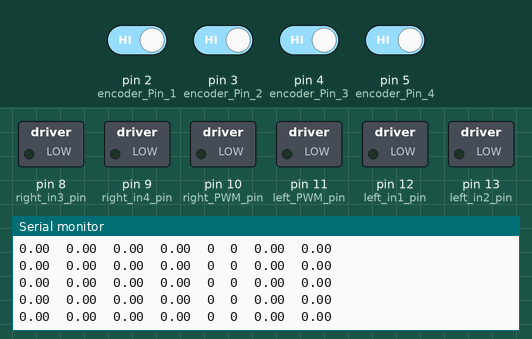
Bench run of a sketch on a simulated Arduino Uno, built with avr-gcc and run on an emulated ATmega328P. Parts: switched loads named in the sketch (green lamp = pin HIGH), the last lines printed to the serial monitor. The test bench sets the inputs (shaded band); at power-on: pin 2 (encoder_Pin_1), pin 3 (encoder_Pin_2), pin 4 (encoder_Pin_3), pin 5 (encoder_Pin_4) HIGH.

Above: at 1.2 s.
1.3 s: pin 3 (encoder_Pin_2) driven LOW
At 1.44 s:
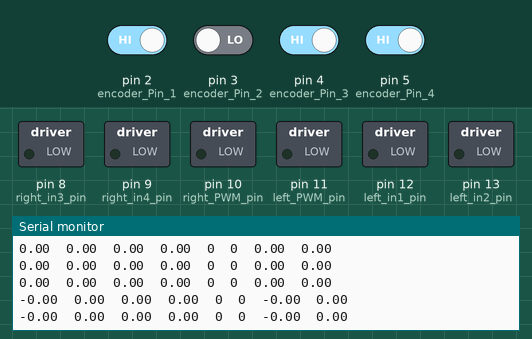
4.3 s: pin 5 (encoder_Pin_4) driven LOW
At 4.39 s:
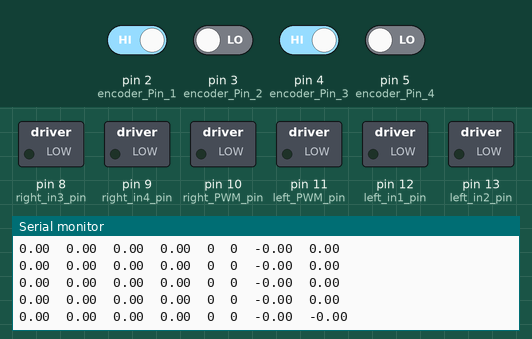
7.3 s: pin 2 (encoder_Pin_1) driven LOW
At 7.41 s:
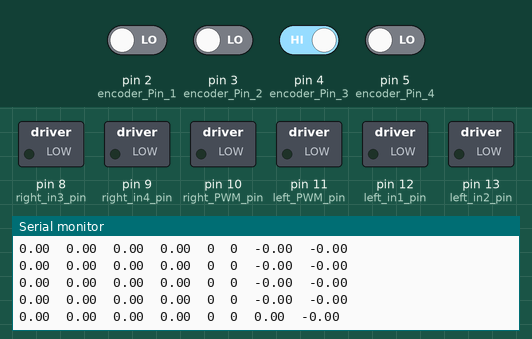
10.3 s: pin 4 (encoder_Pin_3) driven LOW
At 10.41 s:
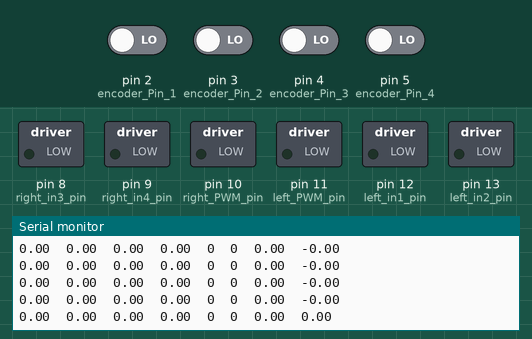
13.3 s: pin 2 (encoder_Pin_1) driven HIGH
At 13.38 s:
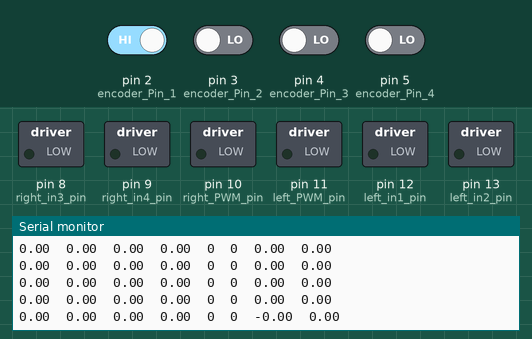

Measured:
- after the input at 1.3 s, the serial monitor: prints a new line after 0.07 s (image 1)
- after the input at 4.3 s, the serial monitor: prints a new line after 0.07 s (image 2)
- after the input at 7.3 s, the serial monitor: prints a new line after 0.09 s (image 3)
- after the input at 10.3 s, the serial monitor: prints a new line after 0.09 s (image 4)
- after the input at 13.3 s, the serial monitor: prints a new line after 0.06 s (image 5)

The sketch:

motor_speed_controller_windows.ino
```cpp
#define maxSpeed 1.4
#define minSpeed 0.2
#define maxPWM 255
#define minPWM 0

#define WHEEL_RAD 0.035
#define WHEEL_SAP 0.2
#define ENC_COUNT_PER_REV 946

// motor pins
int right_PWM_pin = 10;
int right_in3_pin = 8;
int right_in4_pin = 9;
int left_PWM_pin = 11;
int left_in1_pin = 12;
int left_in2_pin = 13;

float distance_per_count = 2*3.14159 * WHEEL_RAD / ENC_COUNT_PER_REV;

int encoder_Pin_1 = 2;
int encoder_Pin_2 = 3;
int encoder_Pin_3 = 4;
int encoder_Pin_4 = 5;
long prv_el, prv_er;
volatile long er, el;
volatile long lastEncoded, lastEncoded1;

double pt, t, dt;
float xtl, xtr, rev, vl, vr, svl, svr, xr, xl, dxl, dxr, ang, st_ang;
String str_sr = "0.00", str_sl = "0.00", psl, psr;
float sr, sl, read_sl, read_sr, prsl, prsr;
short v_c, sl_0, sr_0;

float leftPIDOutput, rightPIDOutput;
int leftPWM, rightPWM;

// PID constants
float kp = .8;
float ki = .8;
float kd = 0.001;

// PID structure
struct PID {
  float kp, ki, kd;
  float error, integral, derivative;
  float previousError;
};
PID leftPID, rightPID;

float calculatePID(PID &pid, float setpoint, float currentRead, float dtt) {
  pid.error = setpoint - currentRead;
  pid.integral += pid.error * dtt;
  pid.derivative = (pid.error - pid.previousError) / dtt;
  pid.previousError = pid.error;

  float output = pid.kp * pid.error + pid.ki * pid.integral + pid.kd * pid.derivative;
  if (setpoint == 0.0) output = 0;
  return constrain(output, -maxSpeed, maxSpeed);
}

// Function to calculate PWM from PID output
int calculatePWM(float pidOutput) {
  int pwm = 0;
  if (pidOutput > 0.00) {
    pwm = (pidOutput) * (maxPWM - minPWM) / (maxSpeed) + minPWM;
    pwm = constrain(pwm, minPWM, maxPWM);
  }
  else if (pidOutput < -0.00){
    pwm = (-pidOutput) * (maxPWM - minPWM) / (maxSpeed) + minPWM;
    pwm = constrain(pwm, minPWM, maxPWM);
  }
  return pwm;
}

void setup() {
  Serial.begin(9600);

  pinMode(encoder_Pin_1, INPUT);
  pinMode(encoder_Pin_2, INPUT);

  digitalWrite(encoder_Pin_1, HIGH); //turn pullup resistor on
  digitalWrite(encoder_Pin_2, HIGH); //turn pullup resistor on

  //call updateEncoder() when any high/low changed seen
  //on interrupt 0 (pin 2), or interrupt 1 (pin 3)
  attachInterrupt(digitalPinToInterrupt(2), updateEncoder, CHANGE);
  attachInterrupt(digitalPinToInterrupt(3), updateEncoder, CHANGE);

  PCICR |= B00000100;			//Bit2 = 1 -> "PCIE2" enabeled (PCINT16 to PCINT23)
  PCMSK2 |= B00110000;	  // Enable D4 and D5

  for (int i=8; i<14; i++){
    pinMode(i, OUTPUT);
  }

  leftPID.kp = kp;
  leftPID.ki = ki;
  leftPID.kd = kd;
  rightPID.kp = kp;
  rightPID.ki = ki;
  rightPID.kd = kd;

  // analogWrite(left_PWM_pin, 100);
  // digitalWrite(left_in1_pin, 1);
  // digitalWrite(left_in2_pin, 0);
  // analogWrite(right_PWM_pin, 255);
  // digitalWrite(right_in3_pin, 0);
  // digitalWrite(right_in4_pin, 1);

}

void loop() {
  if (Serial.available()){
    String msg = Serial.readStringUntil('\n'); // to recieve
    if (msg[0] == 'v' && msg[1] == 's') get_vel(msg);
  }
  get_real_vel_pose();

  leftPIDOutput = calculatePID(leftPID, sl, vl, dt);
  rightPIDOutput = calculatePID(rightPID, sr, vr, dt);

  leftPWM = calculatePWM(leftPIDOutput);
  rightPWM = calculatePWM(rightPIDOutput);

  move_motors();


  Serial.print(vl);
  Serial.print("  ");
  Serial.print(vr);
  Serial.print("  ");
  Serial.print(sl);
  Serial.print("  ");
  Serial.print(sr);
  Serial.print("  ");
  Serial.print(leftPWM);
  Serial.print("  ");
  Serial.print(rightPWM);
  Serial.print("  ");
  Serial.print(xl);
  Serial.print("  ");
  Serial.print(xr);
  Serial.print("  ");
  Serial.println("");

  delay(5);

}
// vs: 1.00 0.50
void get_vel(String a){
  Serial.println(a);

  str_sl[0] = a[4]; str_sl[2] = a[6]; str_sl[3] = a[7];
  read_sl = str_sl.toFloat();
  if (read_sl > 1.4) read_sl = 1.4;
  if (a[3] == '-') read_sl *= -1;

  str_sr[0] = a[9]; str_sr[2] = a[11]; str_sr[3] = a[12];
  read_sr = str_sr.toFloat();
  if (read_sr > 1.4) read_sr = 1.4;
  if (a[8] == '-') read_sr *= -1;

  if (read_sl == 0) sl_0++;
  else {
    sl = read_sl;
    sl_0 = 0;
  }
  if (sl_0 > 0){
    sl = read_sl;
    sl_0 = 0;
  }

  if (read_sr == 0) sr_0++;
  else {
    sr = read_sr;
    sr_0 = 0;
  }
  if (sr_0 > 0){
    sr = read_sr;
    sr_0 = 0;
  }
  prsl = sl;
  prsr = sr;
}
void get_real_vel_pose(){
  // x = 2t (m)
  // rev = x /(2*pi*r) (rad)
  // enc = 2500 * rev
  // xtl = 0.6*t;
  // xtr = 0.3*t;

  // el = xtl /distance_per_count;
  // er = xtr /distance_per_count;

  // calculate dx and measure the displacement
  int del = el - prv_el;
  dxl = del * distance_per_count;
  prv_el = el;
  xl += dxl;

  int der = er - prv_er;
  dxr = der * distance_per_count;
  prv_er = er;
  xr += dxr;

  // calculate angle
  float angl = (dxr-dxl)/WHEEL_SAP * 180 / 3.14159;
  ang += angl;

  // get dt and calculate the velocity
  t = millis() / 1000.;
  dt = t - pt;
  pt = t;

  if (dt>0) {
    svl += dxl/dt;
    svr += dxr/dt;
    v_c++;
  }
  // get the mean every 5 velocity calculations
  if (v_c >= 5) {
    vl = svl/5; vr = svr/5;
    svl=0; svr=0;
    v_c=0;
  }
}
void move_motors(){
  analogWrite(left_PWM_pin, leftPWM);
  analogWrite(right_PWM_pin, rightPWM);

  if(sl == 0. && sr == 0.) stop();
  else if(leftPIDOutput >= 0. && rightPIDOutput >= 0.) forward();
  else if(leftPIDOutput <= 0. && rightPIDOutput <= 0.) backward();
  else if(leftPIDOutput < 0. && rightPIDOutput > 0.) left();
  else if(leftPIDOutput > 0. && rightPIDOutput < 0.) right();

}

// left wheel encoder
void updateEncoder(){
  int MSB = digitalRead(encoder_Pin_1); //MSB = most significant bit
  int LSB = digitalRead(encoder_Pin_2); //LSB = least significant bit

  int encoded = (MSB << 1) |LSB; //converting the 2 pin value to single number
  int sum  = (lastEncoded << 2) | encoded; //adding it to the previous encoded value

  if(sum == 0b1101 || sum == 0b0100 || sum == 0b0010 || sum == 0b1011) el --;
  if(sum == 0b1110 || sum == 0b0111 || sum == 0b0001 || sum == 0b1000) el ++;

  lastEncoded = encoded; //store this value for next time
}
// right wheel encoder
ISR (PCINT2_vect){
  int MSB = digitalRead(encoder_Pin_3); //MSB = most significant bit
  int LSB = digitalRead(encoder_Pin_4); //LSB = least significant bit

  int encoded1 = (MSB << 1) |LSB; //converting the 2 pin value to single number
  int sum  = (lastEncoded1 << 2) | encoded1; //adding it to the previous encoded value

  if(sum == 0b1101 || sum == 0b0100 || sum == 0b0010 || sum == 0b1011) er --;
  if(sum == 0b1110 || sum == 0b0111 || sum == 0b0001 || sum == 0b1000) er ++;

  lastEncoded1 = encoded1; //store this value for next time
}
void stop(){
  digitalWrite(left_in1_pin, 0);
  digitalWrite(left_in2_pin, 0);
  digitalWrite(right_in3_pin, 0);
  digitalWrite(right_in4_pin, 0);
}
void forward(){
  digitalWrite(left_in1_pin, 1);
  digitalWrite(left_in2_pin, 0);
  digitalWrite(right_in3_pin, 1);
  digitalWrite(right_in4_pin, 0);
}
void backward(){
  digitalWrite(left_in1_pin, 0);
  digitalWrite(left_in2_pin, 1);
  digitalWrite(right_in3_pin, 0);
  digitalWrite(right_in4_pin, 1);
}
void left(){
  digitalWrite(left_in1_pin, 0);
  digitalWrite(left_in2_pin, 1);
  digitalWrite(right_in3_pin, 1);
  digitalWrite(right_in4_pin, 0);
}
void right(){
  digitalWrite(left_in1_pin, 1);
  digitalWrite(left_in2_pin, 0);
  digitalWrite(right_in3_pin, 0);
  digitalWrite(right_in4_pin, 1);
}
```
